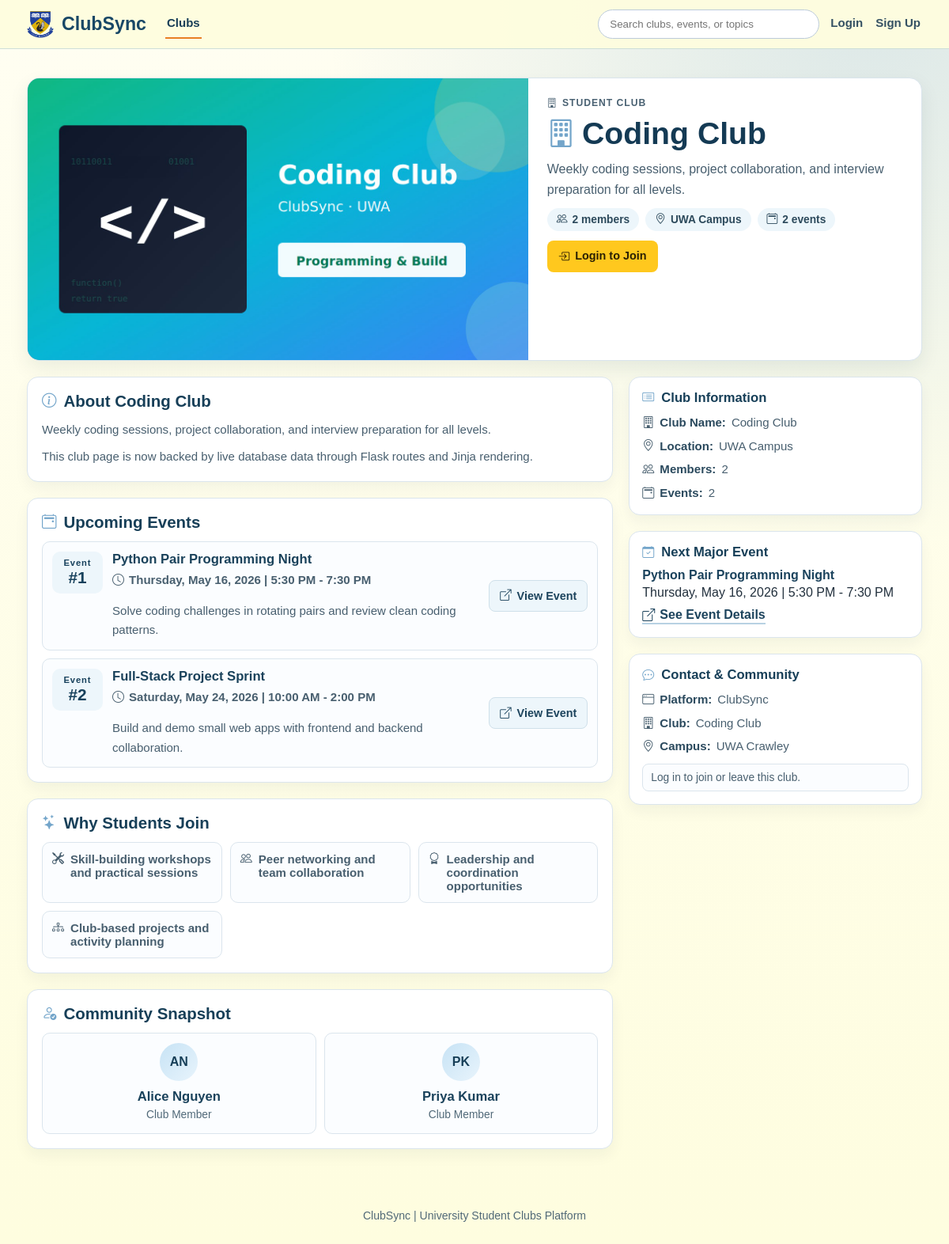
Page /clubs/2 on the committed database.
### models/club.py (models this page shows)
class Club(db.Model):
    __tablename__ = "clubs"
    id = db.Column(db.Integer, primary_key=True)
    name = db.Column(db.String(100), nullable=False)
    description = db.Column(db.Text, nullable=False)
    category = db.Column(db.String(50), nullable=True)
    image_path = db.Column(db.String(255), nullable=True)
    events = db.relationship("Event", backref="club", cascade="all, delete")
    memberships = db.relationship("Membership", backref="club", cascade="all, delete")

### models/event.py (models this page shows)
class Event(db.Model):
    __tablename__ = "events"
    id = db.Column(db.Integer, primary_key=True)
    club_id = db.Column(db.Integer, db.ForeignKey("clubs.id"), nullable=False)
    title = db.Column(db.String(150), nullable=False)
    date = db.Column(db.String(50), nullable=False)
    description = db.Column(db.Text)
    attendances = db.relationship("Attendance", backref="event", cascade="all, delete")

### models/user.py (models this page shows)
class User(db.Model):
    __tablename__ = "users"
    id = db.Column(db.Integer, primary_key=True)
    name = db.Column(db.String(100), nullable=False)
    email = db.Column(db.String(120), unique=True, nullable=False)
    password_hash = db.Column(db.String(255), nullable=False)
    is_admin = db.Column(db.Boolean, default=False, nullable=False)
    memberships = db.relationship("Membership", backref="user", cascade="all, delete")
    attendances = db.relationship("Attendance", backref="user", cascade="all, delete")

### routes/clubs.py (the view)
@clubs_bp.route("/clubs/<int:club_id>")
def club_details(club_id):
    club = Club.query.get_or_404(club_id)
    events = Event.query.filter_by(club_id=club.id).order_by(Event.id.asc()).all()
    current_user = _get_current_user()
    member_club_ids = _member_club_ids_for_user(current_user.id if current_user else None)
    attended_events_by_club = _attended_events_by_club_for_user(
        current_user.id if current_user else None,
        [club.id],
    )
    members = sorted(
        (membership.user for membership in club.memberships if membership.user is not None),
        key=lambda user: user.name.lower(),
    )
    return render_template(
        "club_details.html",
        club=club,
        events=events,
        members=members,
        member_count=len(club.memberships),
        is_member=club.id in member_club_ids,
        attended_events=attended_events_by_club.get(club.id, []),
    )

### templates/club_details.html (shortened to what this page needs)
<!DOCTYPE html>
<html lang="en">
<head>
    <link rel="stylesheet" href="{{ url_for('static', filename='css/styles.css') }}">
    <link rel="stylesheet" href="https://cdn.jsdelivr.net/npm/bootstrap-icons@1.11.3/font/bootstrap-icons.min.css">
    <link rel="stylesheet" href="{{ url_for('static', filename='css/alerts.css') }}">
    <link rel="stylesheet" href="{{ url_for('static', filename='css/club_details.css') }}">
</head>
<body class="clubs-page club-details-page">
{% set active_page = 'club_details' %}
{% include "_site_header.html" %}
<main class="club-details-main">
    {% if club %}
        <section class="club-hero-card">
            <div class="club-hero-visual">
                <img
                    class="club-hero-image"
                    src="{{ url_for('static', filename=club.image_path if club.image_path else 'images/clubs/default.png') }}"
                    alt="{{ club.name }} image"
                    loading="lazy"
                >
            </div>
            <div class="club-hero-content">
                <p class="club-hero-category"><i class="bi bi-building" aria-hidden="true"></i>Student Club</p>
                <h1><i class="bi bi-building" aria-hidden="true"></i>{{ club.name }}</h1>
                <p class="club-hero-tagline">{{ club.description }}</p>
                <div class="club-hero-meta">
                    <span><i class="bi bi-people" aria-hidden="true"></i>{{ member_count }} member{% if member_count != 1 %}s{% endif %}</span>
                    <span><i class="bi bi-geo-alt" aria-hidden="true"></i>UWA Campus</span>
                    <span><i class="bi bi-calendar2-event" aria-hidden="true"></i>{{ events|length }} event{% if events|length != 1 %}s{% endif %}</span>
                </div>
                <div class="club-hero-actions">
                    {% if session.get('user_id') %}
                        {% if is_member %}
                            <form method="POST" action="{{ url_for('clubs.leave_club', club_id=club.id) }}">
                                <input type="hidden" name="csrf_token" value="{{ csrf_token() }}">
                                <input type="hidden" name="next" value="{{ request.path }}">
                                <ul class="leave-club-form-events" data-leave-club-events hidden>
                                    {% for attended_event in attended_events %}
                                        <li>
                                            <span>{{ attended_event.title }}</span>
                                            <small>{{ attended_event.date }}</small>
                                        </li>
                                    {% endfor %}
                                </ul>
                                <button
                                    type="button"
                                    class="club-danger-action"
                                    data-leave-club-trigger
                                    data-club-name="{{ club.name }}"
                                >
                                    <i class="bi bi-dash-circle" aria-hidden="true"></i>Leave Club
                                </button>
                            </form>
                        {% else %}
                            <form method="POST" action="{{ url_for('clubs.join_club', club_id=club.id) }}">
                                <input type="hidden" name="csrf_token" value="{{ csrf_token() }}">
                                <input type="hidden" name="next" value="{{ request.path }}">
                                <button type="submit" class="club-primary-action"><i class="bi bi-person-plus" aria-hidden="true"></i>Join Club</button>
                            </form>
                        {% endif %}
                    {% else %}
                        <a href="{{ url_for('auth.login') }}" class="club-primary-action"><i class="bi bi-box-arrow-in-right" aria-hidden="true"></i>Login to Join</a>
                    {% endif %}
                </div>
            </div>
        </section>
        <div class="club-details-layout">
            <section class="club-details-content">
                <article class="club-section-card">
                    <h2><i class="bi bi-info-circle" aria-hidden="true"></i>About {{ club.name }}</h2>
                    <p>{{ club.description }}</p>
                    <p>This club page is now backed by live database data through Flask routes and Jinja rendering.</p>
                </article>
                <article class="club-section-card">
                    <h2><i class="bi bi-calendar2-event" aria-hidden="true"></i>Upcoming Events</h2>
                    <div class="club-events-list">
                        {% if events %}
                            {% for event in events %}
                                <div class="club-event-item">
                                    <div class="club-event-date">
                                        <span>Event</span>
                                        <strong>#{{ loop.index }}</strong>
                                    </div>
                                    <div class="club-event-details">
                                        <h3>{{ event.title }}</h3>
                                        <p class="club-event-time"><i class="bi bi-clock" aria-hidden="true"></i>{{ event.date }}</p>
                                        <p>{{ event.description if event.description else 'No event description available yet.' }}</p>
                                    </div>
                                <a href="{{ url_for('clubs.event_details', event_id=event.id) }}" class="club-event-cta"><i class="bi bi-box-arrow-up-right" aria-hidden="true"></i>View Event</a>
                                </div>
                            {% endfor %}
                        {% endif %}
                    </div>
                </article>
                <article class="club-section-card">
                    <h2><i class="bi bi-stars" aria-hidden="true"></i>Why Students Join</h2>
                    <div class="club-benefits-grid">
                        <div class="club-benefit"><i class="bi bi-tools" aria-hidden="true"></i>Skill-building workshops and practical sessions</div>
                        <div class="club-benefit"><i class="bi bi-people" aria-hidden="true"></i>Peer networking and team collaboration</div>
                        <div class="club-benefit"><i class="bi bi-award" aria-hidden="true"></i>Leadership and coordination opportunities</div>
                        <div class="club-benefit"><i class="bi bi-diagram-3" aria-hidden="true"></i>Club-based projects and activity planning</div>
                    </div>
                </article>
                <article id="members" class="club-section-card">
                    <h2><i class="bi bi-person-check" aria-hidden="true"></i>Community Snapshot</h2>
                    <div class="club-member-grid">
                        {% if members %}
                            {% for member in members[:8] %}
                                {% set name_parts = member.name.split() %}
                                <div class="club-member-card">
                                    <div class="club-member-avatar">
                                        {{ ((name_parts[0][0] if name_parts else '?') ~ (name_parts[1][0] if name_parts|length > 1 else '')) | upper }}
                                    </div>
                                    <h3>{{ member.name }}</h3>
                                    <p>Club Member</p>
                                </div>
                            {% endfor %}
                        {% else %}
                            <div class="club-member-card">
                                <div class="club-member-avatar">--</div>
                                <h3>No Members Yet</h3>
                                <p>Membership data will appear here once available.</p>
                            </div>
                        {% endif %}
                    </div>
                </article>
            </section>
            <aside class="club-details-sidebar">
                <section class="club-side-card">
                    <h2><i class="bi bi-card-list" aria-hidden="true"></i>Club Information</h2>
                    <ul>
                        <li><i class="bi bi-building" aria-hidden="true"></i><strong>Club Name:</strong> {{ club.name }}</li>
                        <li><i class="bi bi-geo-alt" aria-hidden="true"></i><strong>Location:</strong> UWA Campus</li>
                        <li><i class="bi bi-people" aria-hidden="true"></i><strong>Members:</strong> {{ member_count }}</li>
                        <li><i class="bi bi-calendar2-event" aria-hidden="true"></i><strong>Events:</strong> {{ events|length }}</li>
                    </ul>
                </section>
                <section class="club-side-card">
                    <h2><i class="bi bi-calendar-check" aria-hidden="true"></i>Next Major Event</h2>
                    {% if events %}
                        <p class="club-side-highlight">{{ events[0].title }}</p>
                        <p>{{ events[0].date }}</p>
                        <a href="{{ url_for('clubs.event_details', event_id=events[0].id) }}" class="club-side-link"><i class="bi bi-box-arrow-up-right" aria-hidden="true"></i>See Event Details</a>
                    {% else %}
                        <p class="club-side-highlight">No Upcoming Event</p>
                        <p>Event details will appear after events are created.</p>
                        <a href="{{ url_for('clubs.events') }}" class="club-side-link"><i class="bi bi-calendar2-week" aria-hidden="true"></i>Check Events</a>
                    {% endif %}
                </section>
                <section id="contact" class="club-side-card">
                    <h2><i class="bi bi-chat-dots" aria-hidden="true"></i>Contact & Community</h2>
                    <ul>
                        <li><i class="bi bi-window" aria-hidden="true"></i><strong>Platform:</strong> ClubSync</li>
                        <li><i class="bi bi-building" aria-hidden="true"></i><strong>Club:</strong> {{ club.name }}</li>
                        <li><i class="bi bi-geo-alt" aria-hidden="true"></i><strong>Campus:</strong> UWA Crawley</li>
                    </ul>
                    {% if session.get('user_id') %}
                        <p class="club-side-note">
                            {% if is_member %}
                                You are currently a member of this club.
                            {% else %}
                                You are not currently a member of this club.
                            {% endif %}
                        </p>
                    {% else %}
                        <p class="club-side-note">Log in to join or leave this club.</p>
                    {% endif %}
                </section>
            </aside>
        </div>
    {% endif %}
</main>
<footer class="clubs-footer">
    <p>ClubSync | University Student Clubs Platform</p>
</footer>
</body>
</html>

### rows in the picture
Club: image_path (picture), name "Coding Club", description "Weekly coding sessions, project collaboration, and interview preparation for all levels."
Event: title "Python Pair Programming Night", date "Thursday, May 16, 2026 | 5:30 PM - 7:30 PM", description "Solve coding challenges in rotating pairs and review clean coding patterns."
Event: title "Full-Stack Project Sprint", date "Saturday, May 24, 2026 | 10:00 AM - 2:00 PM", description "Build and demo small web apps with frontend and backend collaboration."
User: value "AN", name "Alice Nguyen"
User: value "PK", name "Priya Kumar"

### other values in the picture
{{ member_count }} "2"
{{ events|length }} "2"
